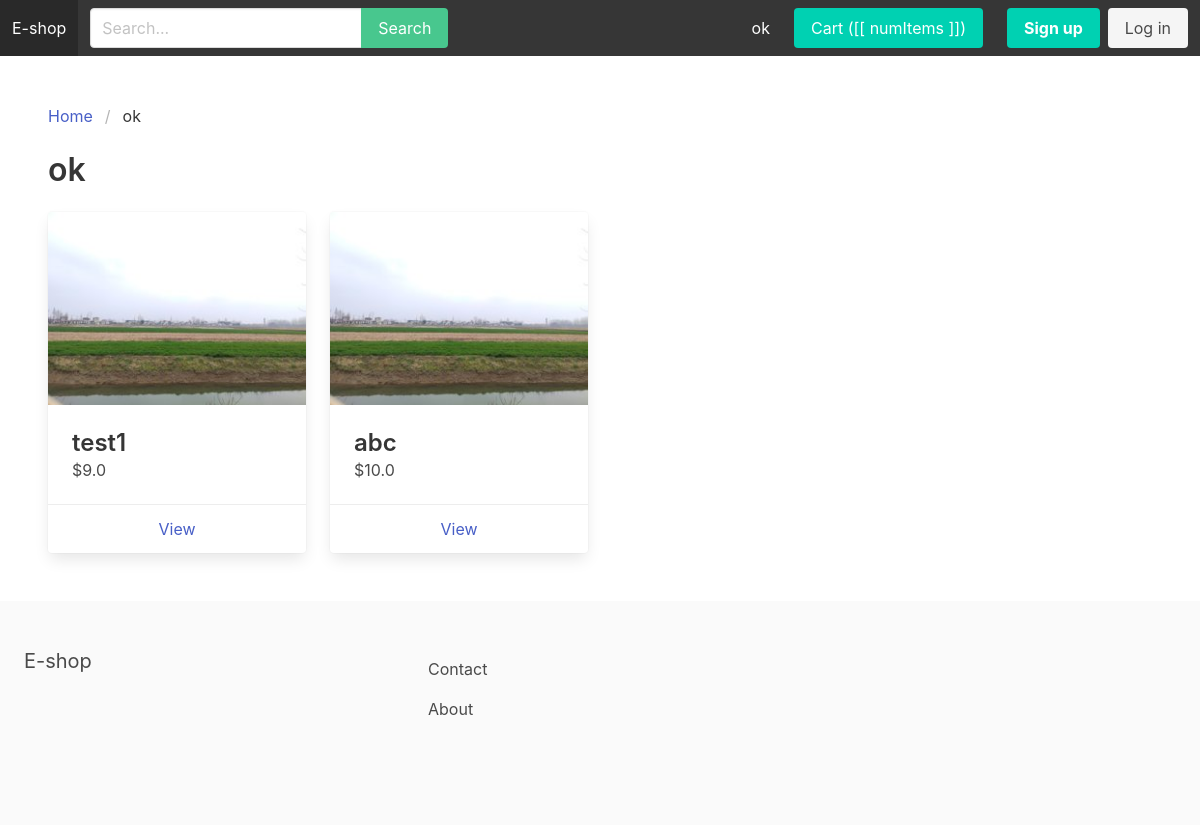
The page /ok/ on the database as committed earlier.
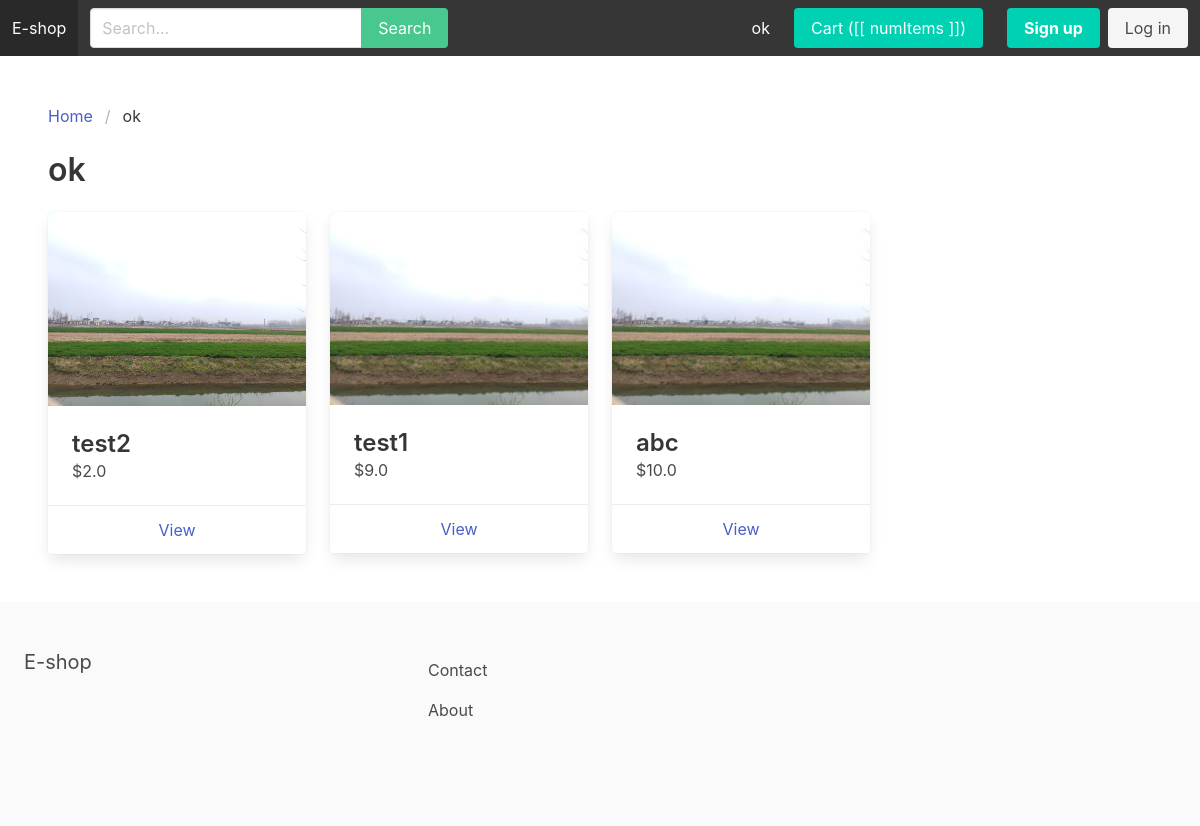
The same page on the database as committed later.
### apps/store/models.py (models this page shows, shortened)
class Category(models.Model):
    title = models.CharField(max_length=255)
    slug = models.SlugField(max_length=255)
    ordering = models.IntegerField(default=0)
    is_featured = models.BooleanField(default=False)
    class Meta:
        verbose_name_plural = 'Categories'
        ordering = ('ordering',)

class Product(models.Model):
    category = models.ForeignKey(Category, related_name='products', on_delete=models.CASCADE)
    title = models.CharField(max_length=255)
    slug = models.SlugField(max_length=255)
    description = models.TextField(blank=True, null=True)
    price = models.FloatField()
    is_featured = models.BooleanField(default=False)
    num_available = models.IntegerField(default=1)
    num_visits = models.IntegerField(default=0)
    last_visit = models.DateTimeField(blank=True, null=True)
    image = models.ImageField(upload_to='uploads/', blank=True, null=True)
    thumbnail = models.ImageField(upload_to='uploads/', blank=True, null=True)
    date_added = models.DateTimeField(auto_now_add=True)
    class Meta:
        ordering = ('-date_added',)
    """def save(self, *args, **kwargs):
        self.thumbnail = self.make_thumbnail(self.image)

        super().save(*args, **kwargs)"""
    def get_thumbnail(self):
        if self.thumbnail:
            return self.thumbnail.url

### apps/store/views.py (the view)
# urls.py: path('<slug:slug>/', category_detail, name='category_detail'),
def category_detail(request, slug):
    category = get_object_or_404(Category, slug=slug)
    products = category.products.all()
    context = {
        'category': category,
        'products': products
    }
    return render(request, 'category_detail.html', context)

### apps/cart/cart.py (called while the page is built)
    def __iter__(self):
        product_ids = self.cart.keys()
        product_clean_ids = []
        for p in product_ids:
            product_clean_ids.append(p)
            self.cart[str(p)]['product'] = Product.objects.get(pk=p)
        for item in self.cart.values():
            item['total_price'] = float(item['price']) * int(item['quantity'])
            yield item

    def get_total_length(self):
        return sum(int(item['quantity']) for item in self.cart.values())

    def get_total_cost(self):
        return sum(float(item['total_price']) for item in self)

### apps/cart/context_processors.py (called while the page is built)
def cart(request):
    return {'cart': Cart(request)}

### apps/store/context_processors.py (called while the page is built)
def menu_categories(request):
    categories = Category.objects.all()
    return {'menu_categories': categories}

### apps/store/templates/category_detail.html (shortened to what this page needs)
{% extends 'base.html' %}
{% block content %}
    <nav class="breadcrumb" aria-label="breadcrumbs">
        <ul>
            <li><a href="{% url 'frontpage' %}">Home</a></li>
            <li class="is-active"><a href="{% url 'category_detail' category.slug %}">{{ category.title }}</a></li>
        </ul>
    </nav>
    <h1 class="title">{{ category.title }}</h1>
    {% if category.children.all %}
        <div class="columns is-multiline">
            {% for subcategory in category.children.all %}
                <div class="column is-3">
                    <h2 class="subtitle">{{ subcategory.title }}</h2>
                    <a href="{% url 'category_detail' subcategory.slug %}">View products</a>
                </div>
            {% endfor %}
        </div>
    {% else %}
        {% with products as list_products %}
            {% include 'parts/product_list.html' %}
        {% endwith %}
    {% endif %}
{% endblock %}

### apps/core/templates/base.html (shortened to what this page needs)
{% load static %}
<!DOCTYPE html>
<html>
	<head>
		<link rel="stylesheet" href="https://cdn.jsdelivr.net/npm/bulma@0.9.0/css/bulma.min.css">
		<link rel="stylesheet" href="{% static 'main.css' %}">
	</head>
	<body>
		<nav class="navbar is-dark" id="navbarapp">
			<div class="navbar-brand">
				<a class="navbar-item" href="{% url 'frontpage' %}">E-shop</a>
			</div>
			<div id="main-navbar" class="navbar-menu" :class="{ 'is-active': menuClass }">
				<div class="navbar-start">
					<div class="navbar-item">
						<form method="get" action="{% url 'search' %}">
							<div class="field has-addons">
								<div class="control">
									<input type="text" class="input" placeholder="Search..." name="query">
								</div>
								<div class="control">
									<button class="button is-success">Search</button>
								</div>
							</div>
						</form>
					</div>
				</div>
				<div class="navbar-end">
					{% for category in menu_categories %}
						{% if not category.children.all %}
                        	<a href="{% url 'category_detail' category.slug %}" class="navbar-item">{{ category.title }}</a>
						{% endif %}
					{% endfor %}
					<div class="navbar-item">
						<a href="{% url 'cart' %}" class="button is-primary">Cart ([[ numItems ]])</a>
					</div>
					{% if request.user.is_authenticated %}
						<div class="navbar-item">
							<a href="{% url 'myaccount' %}" class="button is-light">My account</a>
						</div>
					{% else %}
						<div class="navbar-item">
							<div class="buttons">
								<a href="{% url 'signup' %}" class="button is-primary"><strong>Sign up</strong></a>
								<a href="{% url 'login' %}" class="button is-light">Log in</a>
							</div>
						</div>
					{% endif %}
				</div>
			</div>
		</nav>
		<section class="section">
			{% block content %}
            {% endblock %}
		</section>
		<footer class="footer">
			<div class="columns">
				<div class="column is-4">
					<h2 class="subtitle">E-shop</h2>
				</div>
				<div class="column is-8">
					<a href="{% url 'contact' %}" class="navbar-item">Contact</a>
					<a href="{% url 'about' %}" class="navbar-item">About</a>
				</div>
			</div>
		</footer>
	</body>
</html>

### apps/store/templates/parts/product_list.html
<div class="columns is-multiline">
    {% for p in list_products %}
        <div class="column is-3">
            <div class="card">
                <div class="card-image">
                    <figure class="image">
                        <img src="{{ p.get_thumbnail }}">
                    </figure>
                </div>
                <div class="card-content">
                    <div class="media">
                        <div class="media-content">
                            <p class="title is-4">{{ p.title }}</p>
                            <p class="subtitle is-6">${{ p.price }}</p>
                        </div>
                    </div>
                </div>
                <footer class="card-footer">
                    <a href="{% url 'product_detail' p.category.slug p.slug %}" class="card-footer-item">View</a>
                </footer>
            </div>
        </div>
    {% endfor %}
</div>

Rows that differ between the two databases and show on the page:
added Product: get_thumbnail (picture), title "test2", price "2.0"
